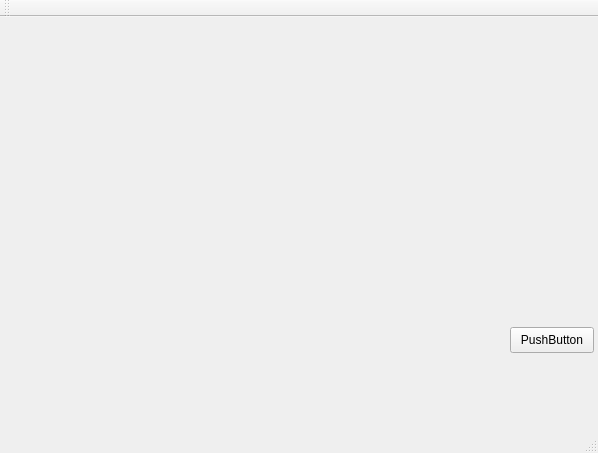
<?xml version="1.0" encoding="UTF-8"?>
<ui version="4.0">
 <class>MainWindow</class>
 <widget class="QMainWindow" name="MainWindow">
  <property name="geometry">
   <rect>
    <x>0</x>
    <y>0</y>
    <width>598</width>
    <height>453</height>
   </rect>
  </property>
  <property name="windowTitle">
   <string>MainWindow</string>
  </property>
  <widget class="QWidget" name="centralWidget">
   <widget class="QPushButton" name="pushButton">
    <property name="geometry">
     <rect>
      <x>510</x>
      <y>310</y>
      <width>84</width>
      <height>26</height>
     </rect>
    </property>
    <property name="text">
     <string>PushButton</string>
    </property>
   </widget>
   <widget class="QwtPlot" name="qwtPlot">
    <property name="geometry">
     <rect>
      <x>20</x>
      <y>10</y>
      <width>481</width>
      <height>351</height>
     </rect>
    </property>
   </widget>
  </widget>
  <widget class="QMenuBar" name="menuBar">
   <property name="geometry">
    <rect>
     <x>0</x>
     <y>0</y>
     <width>598</width>
     <height>23</height>
    </rect>
   </property>
  </widget>
  <widget class="QToolBar" name="mainToolBar">
   <attribute name="toolBarArea">
    <enum>TopToolBarArea</enum>
   </attribute>
   <attribute name="toolBarBreak">
    <bool>false</bool>
   </attribute>
  </widget>
  <widget class="QStatusBar" name="statusBar"/>
 </widget>
 <layoutdefault spacing="6" margin="11"/>
 <customwidgets>
  <customwidget>
   <class>QwtPlot</class>
   <extends>QFrame</extends>
   <header>qwt_plot.h</header>
  </customwidget>
 </customwidgets>
 <resources/>
 <connections/>
</ui>
